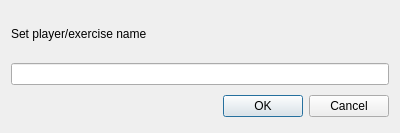
<?xml version="1.0" encoding="UTF-8"?>
<ui version="4.0">
 <class>ObjectAddDialog</class>
 <widget class="QDialog" name="ObjectAddDialog">
  <property name="geometry">
   <rect>
    <x>0</x>
    <y>0</y>
    <width>400</width>
    <height>133</height>
   </rect>
  </property>
  <property name="windowTitle">
   <string>Dialog</string>
  </property>
  <layout class="QVBoxLayout" name="verticalLayout">
   <item>
    <widget class="QLabel" name="label">
     <property name="text">
      <string>Set player/exercise name</string>
     </property>
    </widget>
   </item>
   <item>
    <widget class="QLineEdit" name="objectNameLineEdit"/>
   </item>
   <item>
    <layout class="QHBoxLayout" name="buttonLayout">
     <property name="spacing">
      <number>6</number>
     </property>
     <property name="margin" stdset="0">
      <number>0</number>
     </property>
     <item>
      <spacer name="spacer">
       <property name="orientation">
        <enum>Qt::Orientation::Horizontal</enum>
       </property>
       <property name="sizeHint" stdset="0">
        <size>
         <width>131</width>
         <height>31</height>
        </size>
       </property>
      </spacer>
     </item>
     <item>
      <widget class="QPushButton" name="okButton">
       <property name="text">
        <string>OK</string>
       </property>
      </widget>
     </item>
     <item>
      <widget class="QPushButton" name="cancelButton">
       <property name="text">
        <string>Cancel</string>
       </property>
      </widget>
     </item>
    </layout>
   </item>
  </layout>
 </widget>
 <resources/>
 <connections>
  <connection>
   <sender>okButton</sender>
   <signal>clicked()</signal>
   <receiver>ObjectAddDialog</receiver>
   <slot>accept()</slot>
   <hints>
    <hint type="sourcelabel">
     <x>278</x>
     <y>253</y>
    </hint>
    <hint type="destinationlabel">
     <x>96</x>
     <y>254</y>
    </hint>
   </hints>
  </connection>
  <connection>
   <sender>cancelButton</sender>
   <signal>clicked()</signal>
   <receiver>ObjectAddDialog</receiver>
   <slot>reject()</slot>
   <hints>
    <hint type="sourcelabel">
     <x>369</x>
     <y>253</y>
    </hint>
    <hint type="destinationlabel">
     <x>179</x>
     <y>282</y>
    </hint>
   </hints>
  </connection>
 </connections>
</ui>
